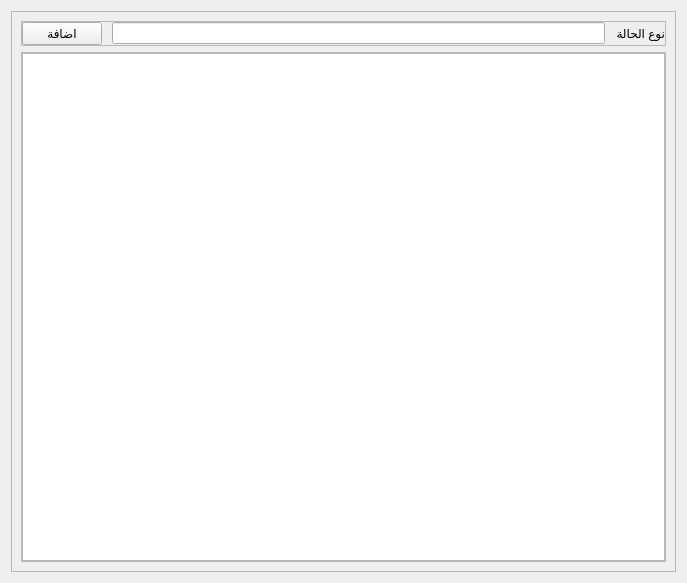
<?xml version="1.0" encoding="UTF-8"?>
<ui version="4.0">
 <class>Form</class>
 <widget class="QWidget" name="Form">
  <property name="geometry">
   <rect>
    <x>0</x>
    <y>0</y>
    <width>687</width>
    <height>583</height>
   </rect>
  </property>
  <property name="windowTitle">
   <string>Form</string>
  </property>
  <property name="styleSheet">
   <string notr="true"/>
  </property>
  <layout class="QVBoxLayout" name="verticalLayout">
   <item>
    <widget class="QFrame" name="widgetFrame">
     <property name="frameShape">
      <enum>QFrame::StyledPanel</enum>
     </property>
     <property name="frameShadow">
      <enum>QFrame::Raised</enum>
     </property>
     <layout class="QVBoxLayout" name="verticalLayout_2">
      <item alignment="Qt::AlignTop">
       <widget class="QFrame" name="editFrame">
        <property name="frameShape">
         <enum>QFrame::StyledPanel</enum>
        </property>
        <property name="frameShadow">
         <enum>QFrame::Raised</enum>
        </property>
        <layout class="QHBoxLayout" name="horizontalLayout_2">
         <property name="spacing">
          <number>10</number>
         </property>
         <property name="leftMargin">
          <number>0</number>
         </property>
         <property name="topMargin">
          <number>0</number>
         </property>
         <property name="rightMargin">
          <number>0</number>
         </property>
         <property name="bottomMargin">
          <number>0</number>
         </property>
         <item>
          <widget class="QPushButton" name="saveButton">
           <property name="cursor">
            <cursorShape>PointingHandCursor</cursorShape>
           </property>
           <property name="text">
            <string>اضافة</string>
           </property>
           <property name="icon">
            <iconset resource="../assets/resources.qrc">
             <normaloff>:/icons/icons/save.png</normaloff>:/icons/icons/save.png</iconset>
           </property>
          </widget>
         </item>
         <item>
          <widget class="QLineEdit" name="caseEdit">
           <property name="alignment">
            <set>Qt::AlignCenter</set>
           </property>
          </widget>
         </item>
         <item>
          <widget class="QLabel" name="caseLabel">
           <property name="text">
            <string>نوع الحالة</string>
           </property>
          </widget>
         </item>
        </layout>
       </widget>
      </item>
      <item>
       <widget class="QFrame" name="listFrame">
        <property name="frameShape">
         <enum>QFrame::StyledPanel</enum>
        </property>
        <property name="frameShadow">
         <enum>QFrame::Raised</enum>
        </property>
        <layout class="QVBoxLayout" name="verticalLayout_3">
         <property name="spacing">
          <number>0</number>
         </property>
         <property name="leftMargin">
          <number>0</number>
         </property>
         <property name="topMargin">
          <number>0</number>
         </property>
         <property name="rightMargin">
          <number>0</number>
         </property>
         <property name="bottomMargin">
          <number>0</number>
         </property>
         <item>
          <widget class="QListView" name="listView">
           <property name="locale">
            <locale language="Arabic" country="Egypt"/>
           </property>
          </widget>
         </item>
        </layout>
       </widget>
      </item>
     </layout>
    </widget>
   </item>
  </layout>
 </widget>
 <resources>
  <include location="../assets/resources.qrc"/>
 </resources>
 <connections/>
</ui>
